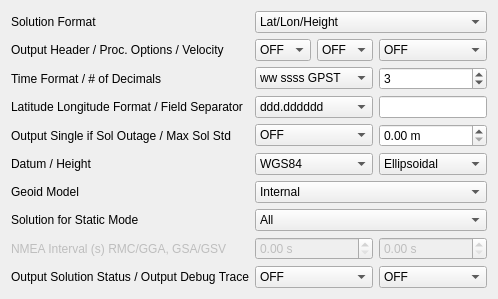
     <widget class="QWidget" name="TabSheet3">
      <property name="toolTip">
       <string/>
      </property>
      <attribute name="title">
       <string>O&amp;utput</string>
      </attribute>
      <layout class="QGridLayout" name="gridLayout_3">
       <item row="3" column="3">
        <widget class="QSpinBox" name="sBTimeDecimal">
         <property name="toolTip">
          <string>&lt;html&gt;&lt;head/&gt;&lt;body&gt;&lt;p&gt;Define the number of decimals in the time format (option: &lt;span style=&quot; font-style:italic;&quot;&gt;out-timendec)&lt;/span&gt;&lt;/p&gt;&lt;/body&gt;&lt;/html&gt;</string>
         </property>
         <property name="maximum">
          <number>20</number>
         </property>
         <property name="value">
          <number>3</number>
         </property>
        </widget>
       </item>
       <item row="0" column="0">
        <widget class="QLabel" name="LabelSolFormat">
         <property name="toolTip">
          <string/>
         </property>
         <property name="text">
          <string>Solution Format</string>
         </property>
        </widget>
       </item>
       <item row="1" column="0">
        <widget class="QLabel" name="Label20">
         <property name="toolTip">
          <string/>
         </property>
         <property name="text">
          <string>Output Header / Proc. Options / Velocity</string>
         </property>
        </widget>
       </item>
       <item row="1" column="1">
        <widget class="QComboBox" name="cBOutputHeader">
         <property name="toolTip">
          <string>&lt;html&gt;&lt;head/&gt;&lt;body&gt;&lt;p&gt;Define whether the header is output (option: &lt;span style=&quot; font-style:italic;&quot;&gt;out-outhead&lt;/span&gt;)&lt;/p&gt;&lt;/body&gt;&lt;/html&gt;</string>
         </property>
         <item>
          <property name="text">
           <string>OFF</string>
          </property>
         </item>
         <item>
          <property name="text">
           <string>ON</string>
          </property>
         </item>
        </widget>
       </item>
       <item row="3" column="0">
        <widget class="QLabel" name="LabelTimeFormat">
         <property name="toolTip">
          <string/>
         </property>
         <property name="text">
          <string>Time Format / # of Decimals</string>
         </property>
        </widget>
       </item>
       <item row="3" column="1" colspan="2">
        <widget class="QComboBox" name="cBTimeFormat">
         <property name="toolTip">
          <string>&lt;html&gt;&lt;head/&gt;&lt;body&gt;&lt;p&gt;Define the format of time (option: &lt;span style=&quot; font-style:italic;&quot;&gt;out-timesys&lt;/span&gt;)&lt;/p&gt;&lt;/body&gt;&lt;/html&gt;</string>
         </property>
         <item>
          <property name="text">
           <string>ww ssss GPST</string>
          </property>
         </item>
         <item>
          <property name="text">
           <string>hh:mm:ss GPST</string>
          </property>
         </item>
         <item>
          <property name="text">
           <string>hh:mm:ss UTC</string>
          </property>
         </item>
         <item>
          <property name="text">
           <string>hh:mm:ss JST</string>
          </property>
         </item>
        </widget>
       </item>
       <item row="4" column="0">
        <widget class="QLabel" name="LabelLatLonFormat">
         <property name="toolTip">
          <string/>
         </property>
         <property name="text">
          <string>Latitude Longitude Format / Field Separator</string>
         </property>
        </widget>
       </item>
       <item row="5" column="0">
        <widget class="QLabel" name="LabelFieldSep">
         <property name="toolTip">
          <string/>
         </property>
         <property name="text">
          <string>Output Single if Sol Outage / Max Sol Std</string>
         </property>
        </widget>
       </item>
       <item row="6" column="0">
        <widget class="QLabel" name="Label2">
         <property name="toolTip">
          <string/>
         </property>
         <property name="text">
          <string>Datum / Height</string>
         </property>
        </widget>
       </item>
       <item row="6" column="1" colspan="2">
        <widget class="QComboBox" name="cBOutputDatum">
         <property name="toolTip">
          <string>&lt;html&gt;&lt;head/&gt;&lt;body&gt;&lt;p&gt;Define the datum if the solution format option is set to Lat/Lon/Height (current version supports only WGS84).&lt;/p&gt;&lt;/body&gt;&lt;/html&gt;</string>
         </property>
         <item>
          <property name="text">
           <string>WGS84</string>
          </property>
         </item>
        </widget>
       </item>
       <item row="6" column="3">
        <widget class="QComboBox" name="cBOutputHeight">
         <property name="toolTip">
          <string>&lt;html&gt;&lt;head/&gt;&lt;body&gt;&lt;p&gt;Define the type of height (option: &lt;span style=&quot; font-style:italic;&quot;&gt;out-height&lt;/span&gt;)&lt;/p&gt;&lt;/body&gt;&lt;/html&gt;</string>
         </property>
         <item>
          <property name="text">
           <string>Ellipsoidal</string>
          </property>
         </item>
         <item>
          <property name="text">
           <string>Geodetic</string>
          </property>
         </item>
        </widget>
       </item>
       <item row="7" column="0">
        <widget class="QLabel" name="Label18">
         <property name="toolTip">
          <string/>
         </property>
         <property name="text">
          <string>Geoid Model</string>
         </property>
        </widget>
       </item>
       <item row="7" column="1" colspan="3">
        <widget class="QComboBox" name="cBOutputGeoid">
         <property name="toolTip">
          <string>&lt;html&gt;&lt;head/&gt;&lt;body&gt;&lt;p&gt;Define the geoid model if the height option is set to &amp;quot;geodetic&amp;quot; (option: &lt;span style=&quot; font-style:italic;&quot;&gt;out-geoid&lt;/span&gt;).&lt;/p&gt;&lt;p&gt;If using external geoid model, specify the geoid file path in ʺFilesʺ tab.&lt;/p&gt;&lt;/body&gt;&lt;/html&gt;</string>
         </property>
         <item>
          <property name="text">
           <string>Internal</string>
          </property>
         </item>
         <item>
          <property name="text">
           <string>EGM96-BE 15&quot;</string>
          </property>
         </item>
         <item>
          <property name="text">
           <string>EGM2008-SE 2.5&quot;</string>
          </property>
         </item>
         <item>
          <property name="text">
           <string>EGM2008-SE 1.0&quot;</string>
          </property>
         </item>
         <item>
          <property name="text">
           <string>GSI2000 1x1.5&quot;</string>
          </property>
         </item>
        </widget>
       </item>
       <item row="8" column="0">
        <widget class="QLabel" name="Label31">
         <property name="toolTip">
          <string/>
         </property>
         <property name="text">
          <string>Solution for Static Mode</string>
         </property>
        </widget>
       </item>
       <item row="8" column="1" colspan="3">
        <widget class="QComboBox" name="cBSolutionStatic">
         <property name="toolTip">
          <string>&lt;html&gt;&lt;head/&gt;&lt;body&gt;&lt;p&gt;Define the solution type for static or PPP‐static mode (option: &lt;span style=&quot; font-style:italic;&quot;&gt;out-solstatic&lt;/span&gt;)&lt;/p&gt;&lt;/body&gt;&lt;/html&gt;</string>
         </property>
         <item>
          <property name="text">
           <string>All</string>
          </property>
         </item>
         <item>
          <property name="text">
           <string>Single</string>
          </property>
         </item>
        </widget>
       </item>
       <item row="10" column="0">
        <widget class="QLabel" name="Label21">
         <property name="enabled">
          <bool>false</bool>
         </property>
         <property name="toolTip">
          <string/>
         </property>
         <property name="text">
          <string>NMEA Interval (s) RMC/GGA, GSA/GSV</string>
         </property>
        </widget>
       </item>
       <item row="11" column="0">
        <widget class="QLabel" name="Label36">
         <property name="toolTip">
          <string/>
         </property>
         <property name="text">
          <string>Output Solution Status / Output Debug Trace</string>
         </property>
        </widget>
       </item>
       <item row="4" column="1" colspan="2">
        <widget class="QComboBox" name="cBLatLonFormat">
         <property name="toolTip">
          <string>&lt;html&gt;&lt;head/&gt;&lt;body&gt;&lt;p&gt;Set the formats of latitude and longitude if the solution format is set to Lat/Lon/Height (option: &lt;span style=&quot; font-style:italic;&quot;&gt;out-degform&lt;/span&gt;)&lt;/p&gt;&lt;/body&gt;&lt;/html&gt;</string>
         </property>
         <property name="currentText">
          <string>ddd.dddddd</string>
         </property>
         <item>
          <property name="text">
           <string>ddd.dddddd</string>
          </property>
         </item>
         <item>
          <property name="text">
           <string>ddd mm ss.ss</string>
          </property>
         </item>
        </widget>
       </item>
       <item row="4" column="3">
        <widget class="QLineEdit" name="lEFieldSeperator">
         <property name="toolTip">
          <string>&lt;html&gt;&lt;head/&gt;&lt;body&gt;&lt;p&gt;Define the separator for fields (option: &lt;span style=&quot; font-style:italic;&quot;&gt;out-fieldsep&lt;/span&gt;).&lt;/p&gt;&lt;/body&gt;&lt;/html&gt;</string>
         </property>
         <property name="maxLength">
          <number>64</number>
         </property>
        </widget>
       </item>
       <item row="5" column="1" colspan="2">
        <widget class="QComboBox" name="cBOutputSingle">
         <item>
          <property name="text">
           <string>OFF</string>
          </property>
         </item>
         <item>
          <property name="text">
           <string>ON</string>
          </property>
         </item>
        </widget>
       </item>
       <item row="5" column="3">
        <widget class="QDoubleSpinBox" name="sBMaxSolutionStd">
         <property name="suffix">
          <string> m</string>
         </property>
        </widget>
       </item>
       <item row="10" column="3">
        <widget class="QDoubleSpinBox" name="sBNmeaInterval2">
         <property name="enabled">
          <bool>false</bool>
         </property>
         <property name="toolTip">
          <string>&lt;html&gt;&lt;head/&gt;&lt;body&gt;&lt;p&gt;Specify the output interval of NMEA GPGSA, GLGSA,GAGSA, GPGSV, GLGSV, GAGSV messages (option: &lt;span style=&quot; font-style:italic;&quot;&gt;out-nmeaintv2&lt;/span&gt;)&lt;/p&gt;&lt;/body&gt;&lt;/html&gt;</string>
         </property>
         <property name="suffix">
          <string> s</string>
         </property>
         <property name="maximum">
          <double>3600.000000000000000</double>
         </property>
        </widget>
       </item>
       <item row="10" column="1" colspan="2">
        <widget class="QDoubleSpinBox" name="sBNmeaInterval1">
         <property name="enabled">
          <bool>false</bool>
         </property>
         <property name="toolTip">
          <string>&lt;html&gt;&lt;head/&gt;&lt;body&gt;&lt;p&gt;Specify the output interval of NMEA GPRMC, GPGGA messages (option: &lt;span style=&quot; font-style:italic;&quot;&gt;out-nmeaintv1&lt;/span&gt;) &lt;/p&gt;&lt;/body&gt;&lt;/html&gt;</string>
         </property>
         <property name="suffix">
          <string> s</string>
         </property>
         <property name="maximum">
          <double>3600.000000000000000</double>
         </property>
        </widget>
       </item>
       <item row="1" column="2">
        <widget class="QComboBox" name="cBOutputOptions">
         <property name="toolTip">
          <string>&lt;html&gt;&lt;head/&gt;&lt;body&gt;&lt;p&gt;Define whether the processing options are output (option: &lt;span style=&quot; font-style:italic;&quot;&gt;out-outopt&lt;/span&gt;)&lt;/p&gt;&lt;/body&gt;&lt;/html&gt;</string>
         </property>
         <item>
          <property name="text">
           <string>OFF</string>
          </property>
         </item>
         <item>
          <property name="text">
           <string>ON</string>
          </property>
         </item>
        </widget>
       </item>
       <item row="1" column="3">
        <widget class="QComboBox" name="cBOutputVelocity">
         <property name="toolTip">
          <string>&lt;html&gt;&lt;head/&gt;&lt;body&gt;&lt;p&gt;Define whether the velocity is output&lt;/p&gt;&lt;/body&gt;&lt;/html&gt;</string>
         </property>
         <item>
          <property name="text">
           <string>OFF</string>
          </property>
         </item>
         <item>
          <property name="text">
           <string>ON</string>
          </property>
         </item>
        </widget>
       </item>
       <item row="11" column="3">
        <widget class="QComboBox" name="cBDebugTrace">
         <property name="toolTip">
          <string>&lt;html&gt;&lt;head/&gt;&lt;body&gt;&lt;p&gt;Set the output level of debug trace file. &lt;/p&gt;&lt;p&gt;If setting OFF, any debug trace file is not output. The debug trace file is created in the output file directory.&lt;/p&gt;&lt;/body&gt;&lt;/html&gt;</string>
         </property>
         <item>
          <property name="text">
           <string>OFF</string>
          </property>
         </item>
         <item>
          <property name="text">
           <string>Level1</string>
          </property>
         </item>
         <item>
          <property name="text">
           <string>Level2</string>
          </property>
         </item>
         <item>
          <property name="text">
           <string>Level3</string>
          </property>
         </item>
         <item>
          <property name="text">
           <string>Level4</string>
          </property>
         </item>
         <item>
          <property name="text">
           <string>Level5</string>
          </property>
         </item>
        </widget>
       </item>
       <item row="11" column="1" colspan="2">
        <widget class="QComboBox" name="cBDebugStatus">
         <property name="toolTip">
          <string>&lt;html&gt;&lt;head/&gt;&lt;body&gt;&lt;p&gt;Set the output level of the solution status file (option: &lt;span style=&quot; font-style:italic;&quot;&gt;out-outstat&lt;/span&gt;). &lt;/p&gt;&lt;p&gt;The solution status file contains estimated states and residuals. The solution status file is created in the output file directory.&lt;/p&gt;&lt;/body&gt;&lt;/html&gt;</string>
         </property>
         <item>
          <property name="text">
           <string>OFF</string>
          </property>
         </item>
         <item>
          <property name="text">
           <string>State</string>
          </property>
         </item>
         <item>
          <property name="text">
           <string>Residuals</string>
          </property>
         </item>
        </widget>
       </item>
       <item row="0" column="1" colspan="3">
        <widget class="QComboBox" name="cBSolutionFormat">
         <property name="toolTip">
          <string>&lt;html&gt;&lt;head/&gt;&lt;body&gt;&lt;p&gt;Output format for the solution (option: &lt;span style=&quot; font-style:italic;&quot;&gt;out-solformat&lt;/span&gt;)&lt;/p&gt;&lt;/body&gt;&lt;/html&gt;</string>
         </property>
         <item>
          <property name="text">
           <string>Lat/Lon/Height</string>
          </property>
         </item>
         <item>
          <property name="text">
           <string>X/Y/Z-ECEF</string>
          </property>
         </item>
         <item>
          <property name="text">
           <string>E/N/U-Baseline</string>
          </property>
         </item>
         <item>
          <property name="text">
           <string>NMEA0183</string>
          </property>
         </item>
        </widget>
       </item>
      </layout>
     </widget>
